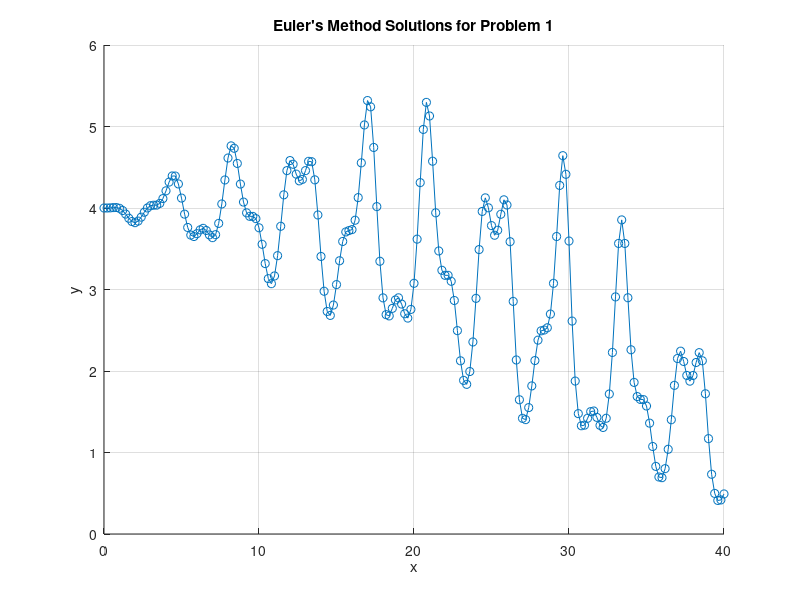
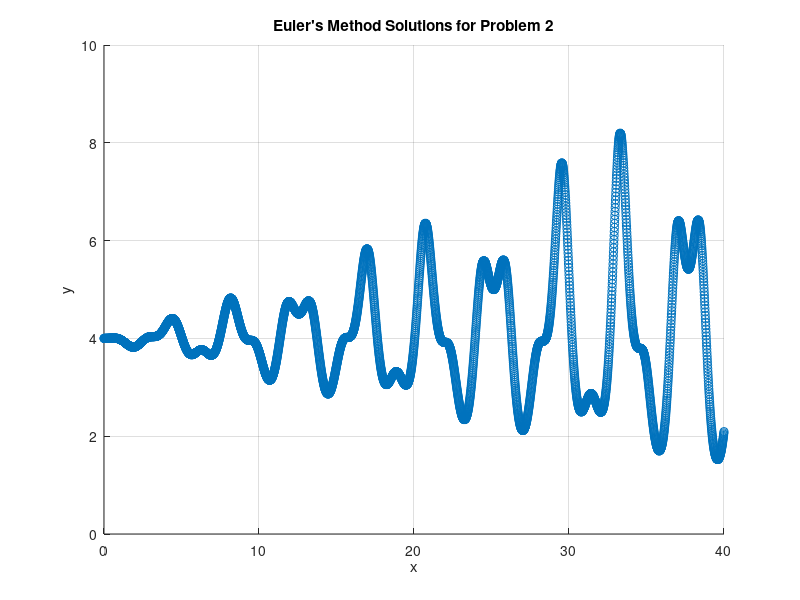
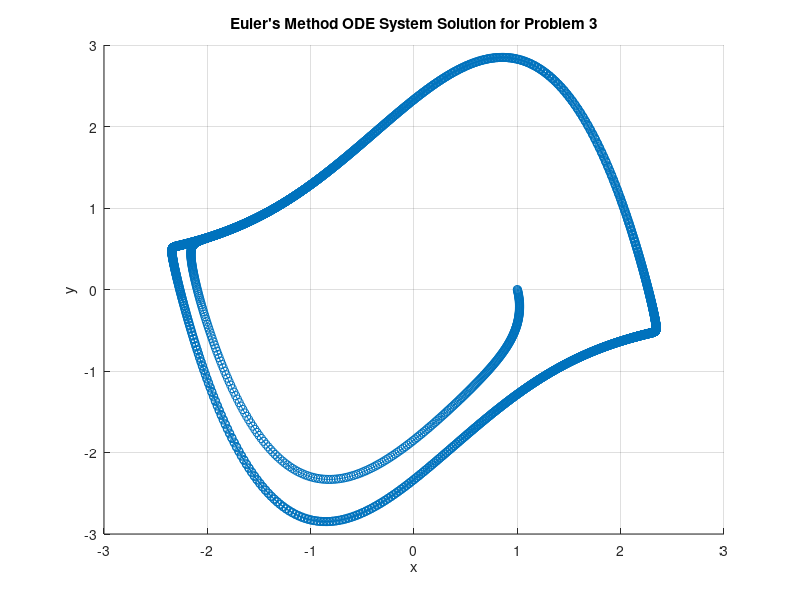
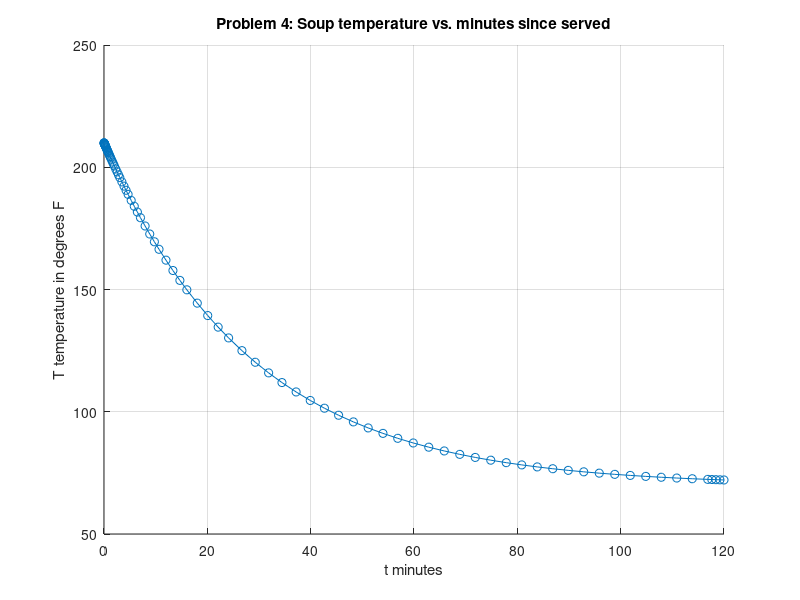

These charts were generated, in order, by the following MATLAB code: (Note: this script raises an error after producing the figures.)
% Pierce Zhang, CMOR220, FALL 2023, Competency Euler's Method and ODEs
% competency_eulers_method.m
% Answers to competency on Euler's method and ODEs
% Last modified: 4 October 2023

% Driver
function competency_eulers_method
    % This function uses Euler's method to approximate the solution to an ODE.
    % Inputs:
    % - fun: The function representing the ODE, e.g., @prob1_fun.
    % - x0: Initial value of x.
    % - y0: Initial value of y.
    % - b: The upper limit of the x-range for the approximation.
    % - dx: The step size.
    % Output:
    % - y: The approximate solution to the ODE.

    % PROBLEM 1 SOLUTIONS
    [y] = eulers_method(@prob1_fun, 0, 4, 40, 0.2);
    figure; hold on; grid on;
    plot(0:0.2:40, y, '-o');
    title("Euler's Method Solutions for Problem 1");
    xlabel('x'); ylabel('y');

    clear;
    
    % PROBLEM 2 SOLUTIONS
    [y] = eulers_method(@prob1_fun, 0, 4, 40, 0.01);
    figure; hold on; grid on;
    plot(0:0.01:40, y, '-o');
    title("Euler's Method Solutions for Problem 2");
    xlabel('x'); ylabel('y');
    % QUESTION ANSWERED: The plot for #2 has more inflection points and is
    % more chaotic, likely because the smaller dx is capturing more of the
    % erratic behavior of the function that would otherwise have been
    % approximated away.

    clear;

    % PROBLEM 3 SOLUTIONS
    [x, y] = eulers_method_sys(@prob3_funx, @prob3_funy, 1, 0, 0, 40, 0.01);
    figure; hold on; grid on;
    plot(x, y, '-o');
    title("Euler's Method ODE System Solution for Problem 3");
    xlabel('x'); ylabel('y');

    clear;
    
    % PROBLEM 4 SOLUTIONS
    k = 0.035; TA = 70;
    dTdt = @(t, T) -k * (T - TA);
    tspan = [0 120];
    O = odeset('RelTol', 0.00001);
    [tout, yout] = ode45(dTdt, tspan, 210, O);
    figure; hold on; grid on;
    plot(tout, yout, '-o');
    title("Problem 4: Soup temperature vs. minutes since served");
    xlabel('t minutes'); ylabel('T temperature in degrees F');

    clear;

    % PROBLEM 5 SOLUTIONS
    bs = 0.1:0.1:0.6;
    figure;
    set(gcf, 'Position', [350 350 1000 500])
    for b_i = 1:6
        b = bs(b_i);
        M = 7900010; a = 0.7;
        dPdt = @(t, P) [-a/M * P(1) * P(2);
                        a/M * P(1) * P(2) - b * P(2);
                        b * P(2)];
        O = odeset('RelTol', 1e-6);
        [tout, pout] = ode23(dPdt, [0 150], [7900000, 10, 0], O);
        subplot(2, 3, b_i); hold on; grid on;
        plot(tout, pout(:, 1));
        plot(tout, pout(:, 2));
        plot(tout, pout(:, 3));
        title("b=" + num2str(b));
        legend("S(t)", "R(t)", "I(t)");
    end
end

function [yprime] = prob1_fun(x, y)
    % This function defines the ODE for Problem 1.
    % Inputs:
    % - x: The independent variable.
    % - y: The dependent variable.
    % Output:
    % - yprime: The derivative of y with respect to x.
    yprime = 0.05 * x * y * sin(x) * cos(2.5 * x);
end

function [y] = eulers_method(fun, x0, y0, xf, dx)
    % This function uses Euler's method to approximate the solution to an ODE.
    % Inputs:
    % - fun: The function representing the ODE, e.g., @prob1_fun.
    % - x0: Initial value of x.
    % - y0: Initial value of y.
    % - b: The upper limit of the x-range for the approximation.
    % - dx: The step size.
    % Output:
    % - y: The approximate solution to the ODE.
    x = x0:dx:xf;
    y = zeros(1, length(x));
    y(1) = y0;
    for n = 1:length(x) - 1
        dy = (fun(x(n), y(n))) * dx;
        y(n + 1) = y(n) + dy;
    end
end

function [xprime] = prob3_funx(x, y)
    % This function defines the first ODE for Problem 3.
    % Inputs:
    % - x: The independent variable.
    % - y: The dependent variable.
    % Output:
    % - xprime: The derivative of x with respect to t.
    xprime = y + 0.2 * x;
end

function [yprime] = prob3_funy(x, y)
    % This function defines the second ODE for Problem 3.
    % Inputs:
    % - x: The independent variable.
    % - y: The dependent variable.
    % Output:
    % - yprime: The derivative of y with respect to t.
    yprime = (1 - x^2) * y - x;
end

function [x, y] = eulers_method_sys(funx, funy, x0, y0, t, tf, dt)
    % This function uses Euler's method to approximate a system of ODEs.
    % Inputs:
    % - funx: The function representing the first ODE.
    % - funy: The function representing the second ODE.
    % - x0: Initial value of x.
    % - y0: Initial value of y.
    % - t: Initial time.
    % - tf: Final time.
    % - dt: The time step.
    % Output:
    % - x: The approximate solution for x.
    % - y: The approximate solution for y.
    tdomain = t:dt:tf;
    x = zeros(1, length(tdomain));
    y = zeros(1, length(tdomain));
    x(1) = x0;
    y(1) = y0;
    for n = 1:length(tdomain) - 1
        dx = (funx(x(n), y(n))) * dt;
        dy = (funy(x(n), y(n))) * dt;
        x(n + 1) = x(n) + dx;
        y(n + 1) = y(n) + dy;
    end
end